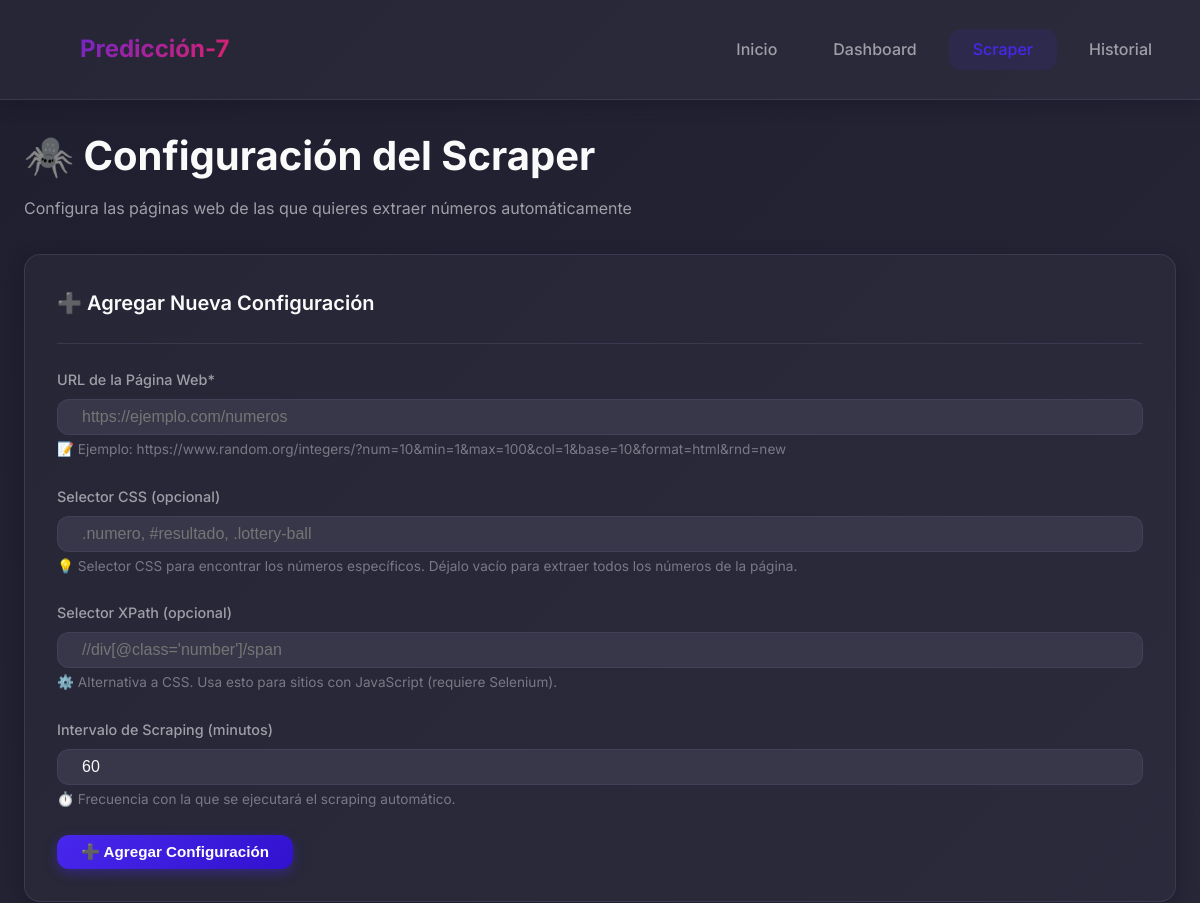
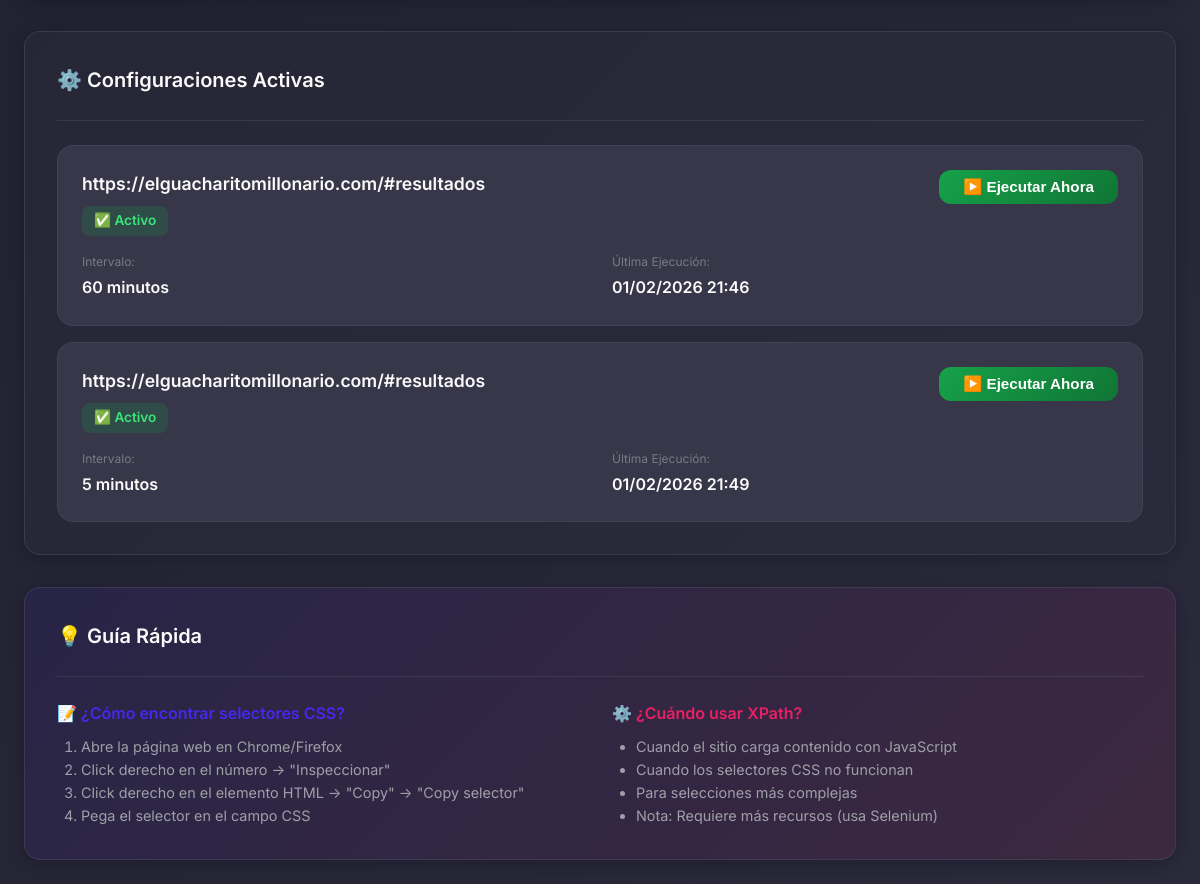
The app's page /scraper with its own data (2 pictures, top to bottom).
### database.py (models this page shows)
class ConfiguracionScraper(Base):
    __tablename__ = 'configuracion_scraper'
    id = Column(Integer, primary_key=True)
    url_objetivo = Column(String(500), nullable=False)
    selector_css = Column(String(255))
    selector_xpath = Column(String(255))
    intervalo_minutos = Column(Integer, default=60)
    activo = Column(Boolean, default=True)
    ultima_ejecucion = Column(DateTime)

### app.py (the view)
@app.route('/scraper')
def scraper_config():
    session = get_session()
    try:
        configuraciones = session.query(ConfiguracionScraper).all()
        return render_template('scraper.html', configuraciones=configuraciones)
    finally:
        session.close()

### database.py (called while the page is built)
def get_session():
    return Session()

### templates/scraper.html (shortened to what this page needs)
{% extends 'base.html' %}
{% block content %}
<div class="fade-in">
    <div style="margin-bottom: 2rem;">
        <h1 style="font-size: 2.5rem; font-weight: 700; margin-bottom: 0.5rem;">🕷️ Configuración del Scraper</h1>
        <p style="color: var(--text-secondary);">Configura las páginas web de las que quieres extraer números
            automáticamente</p>
    </div>
    <div class="card" style="margin-bottom: 2rem;">
        <div class="card-header">
            <h2 class="card-title">➕ Agregar Nueva Configuración</h2>
        </div>
        <form id="formAgregarScraper" onsubmit="agregarScraper(event)">
            <div class="input-group">
                <label class="input-label" for="url">URL de la Página Web*</label>
                <input type="url" id="url" class="input" required placeholder="https://ejemplo.com/numeros">
                <small style="color: var(--text-muted); font-size: 0.85rem; display: block; margin-top: 0.25rem;">
                    📝 Ejemplo: https://www.random.org/integers/?num=10&min=1&max=100&col=1&base=10&format=html&rnd=new
                </small>
            </div>
            <div class="input-group">
                <label class="input-label" for="selector_css">Selector CSS (opcional)</label>
                <input type="text" id="selector_css" class="input" placeholder=".numero, #resultado, .lottery-ball">
                <small style="color: var(--text-muted); font-size: 0.85rem; display: block; margin-top: 0.25rem;">
                    💡 Selector CSS para encontrar los números específicos. Déjalo vacío para extraer todos los números
                    de la página.
                </small>
            </div>
            <div class="input-group">
                <label class="input-label" for="selector_xpath">Selector XPath (opcional)</label>
                <input type="text" id="selector_xpath" class="input" placeholder="//div[@class='number']/span">
                <small style="color: var(--text-muted); font-size: 0.85rem; display: block; margin-top: 0.25rem;">
                    ⚙️ Alternativa a CSS. Usa esto para sitios con JavaScript (requiere Selenium).
                </small>
            </div>
            <div class="input-group">
                <label class="input-label" for="intervalo">Intervalo de Scraping (minutos)</label>
                <input type="number" id="intervalo" class="input" value="60" min="1" max="1440">
                <small style="color: var(--text-muted); font-size: 0.85rem; display: block; margin-top: 0.25rem;">
                    ⏱️ Frecuencia con la que se ejecutará el scraping automático.
                </small>
            </div>
            <button type="submit" class="btn btn-primary">
                ➕ Agregar Configuración
            </button>
        </form>
    </div>
    <div class="card">
        <div class="card-header">
            <h2 class="card-title">⚙️ Configuraciones Activas</h2>
        </div>
        {% if configuraciones %}
        <div style="display: grid; gap: 1rem;">
            {% for config in configuraciones %}
            <div
                style="padding: 1.5rem; background: var(--bg-tertiary); border-radius: var(--radius-lg); border: 1px solid var(--border);">
                <div style="display: flex; justify-content: space-between; align-items: start; margin-bottom: 1rem;">
                    <div style="flex: 1;">
                        <h3 style="font-size: 1.1rem; font-weight: 600; margin-bottom: 0.5rem; word-break: break-all;">
                            {{ config.url_objetivo }}
                        </h3>
                        <div style="display: flex; gap: 0.5rem; flex-wrap: wrap;">
                            {% if config.activo %}
                            <span class="badge badge-success">✅ Activo</span>
                            {% else %}
                            <span class="badge badge-danger">❌ Inactivo</span>
                            {% endif %}
                        </div>
                    </div>
                    <button class="btn btn-success" onclick="ejecutarScraper({{ config.id }})">
                        ▶️ Ejecutar Ahora
                    </button>
                </div>
                <div class="grid grid-3">
                    <div>
                        <div style="font-size: 0.75rem; color: var(--text-muted); margin-bottom: 0.25rem;">
                            Intervalo:
                        </div>
                        <div style="font-weight: 600;">
                            {{ config.intervalo_minutos }} minutos
                        </div>
                    </div>
                    {% if config.ultima_ejecucion %}
                    <div>
                        <div style="font-size: 0.75rem; color: var(--text-muted); margin-bottom: 0.25rem;">
                            Última Ejecución:
                        </div>
                        <div style="font-weight: 600;">
                            {{ config.ultima_ejecucion.strftime('%d/%m/%Y %H:%M') }}
                        </div>
                    </div>
                    {% endif %}
                </div>
            </div>
            {% endfor %}
        </div>
        {% else %}
        <div style="text-align: center; padding: 3rem; color: var(--text-secondary);">
            <div style="font-size: 4rem; margin-bottom: 1rem;">🔍</div>
            <h3 style="font-size: 1.25rem; margin-bottom: 0.5rem;">No hay configuraciones aún</h3>
            <p>Agrega tu primera configuración usando el formulario de arriba</p>
        </div>
        {% endif %}
    </div>
    <div class="card"
        style="margin-top: 2rem; background: linear-gradient(135deg, hsla(250, 84%, 54%, 0.1) 0%, hsla(340, 82%, 52%, 0.1) 100%);">
        <div class="card-header">
            <h2 class="card-title">💡 Guía Rápida</h2>
        </div>
        <div class="grid grid-2">
            <div>
                <h4 style="font-size: 1rem; font-weight: 600; margin-bottom: 0.5rem; color: var(--primary);">
                    📝 ¿Cómo encontrar selectores CSS?
                </h4>
                <ol style="color: var(--text-secondary); font-size: 0.9rem; padding-left: 1.5rem;">
                    <li>Abre la página web en Chrome/Firefox</li>
                    <li>Click derecho en el número → "Inspeccionar"</li>
                    <li>Click derecho en el elemento HTML → "Copy" → "Copy selector"</li>
                    <li>Pega el selector en el campo CSS</li>
                </ol>
            </div>
            <div>
                <h4 style="font-size: 1rem; font-weight: 600; margin-bottom: 0.5rem; color: var(--accent);">
                    ⚙️ ¿Cuándo usar XPath?
                </h4>
                <ul style="color: var(--text-secondary); font-size: 0.9rem; padding-left: 1.5rem;">
                    <li>Cuando el sitio carga contenido con JavaScript</li>
                    <li>Cuando los selectores CSS no funcionan</li>
                    <li>Para selecciones más complejas</li>
                    <li>Nota: Requiere más recursos (usa Selenium)</li>
                </ul>
            </div>
        </div>
    </div>
</div>
{% endblock %}

### templates/base.html (shortened to what this page needs)
<!DOCTYPE html>
<html lang="es">
<head>
    <link rel="stylesheet" href="{{ url_for('static', filename='style.css') }}">
</head>
<body>
    <header class="header">
        <div class="header-content">
            <div class="logo">
                <span class="logo-icon">🔮</span>
                <span>Predicción-7</span>
            </div>
            <nav class="nav">
                <a href="{{ url_for('index') }}" class="nav-link {% if request.endpoint == 'index' %}active{% endif %}">
                    Inicio
                </a>
                <a href="{{ url_for('dashboard') }}" class="nav-link {% if request.endpoint == 'dashboard' %}active{% endif %}">
                    Dashboard
                </a>
                <a href="{{ url_for('scraper_config') }}" class="nav-link {% if request.endpoint == 'scraper_config' %}active{% endif %}">
                    Scraper
                </a>
                <a href="{{ url_for('historial') }}" class="nav-link {% if request.endpoint == 'historial' %}active{% endif %}">
                    Historial
                </a>
            </nav>
        </div>
    </header>
    <main class="container">
        {% block content %}{% endblock %}
    </main>
</body>
</html>

### records on screen
ConfiguracionScraper: url_objetivo "https://elguacharitomillonario.com/#resultados", activo "✅ Activo", intervalo_minutos "60", ultima_ejecucion "01/02/2026 21:46"
ConfiguracionScraper: url_objetivo "https://elguacharitomillonario.com/#resultados", activo "✅ Activo", intervalo_minutos "5", ultima_ejecucion "01/02/2026 21:49"
